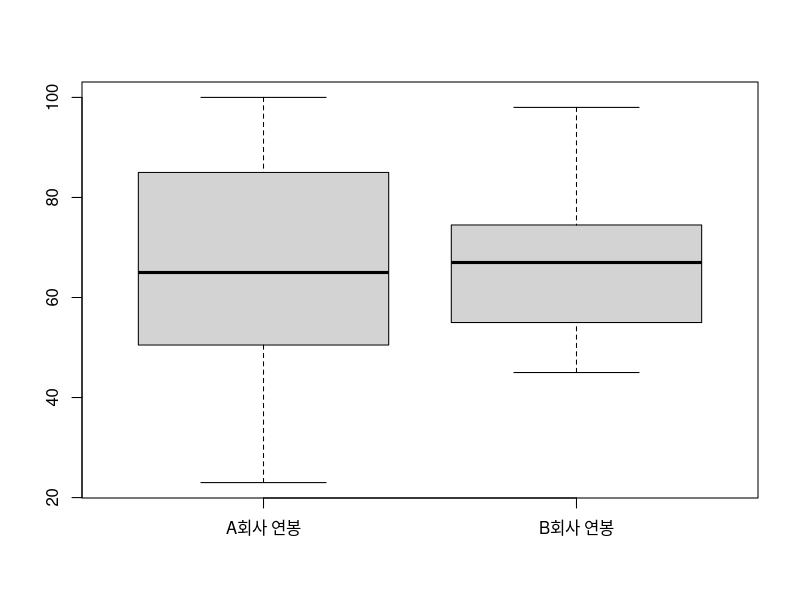
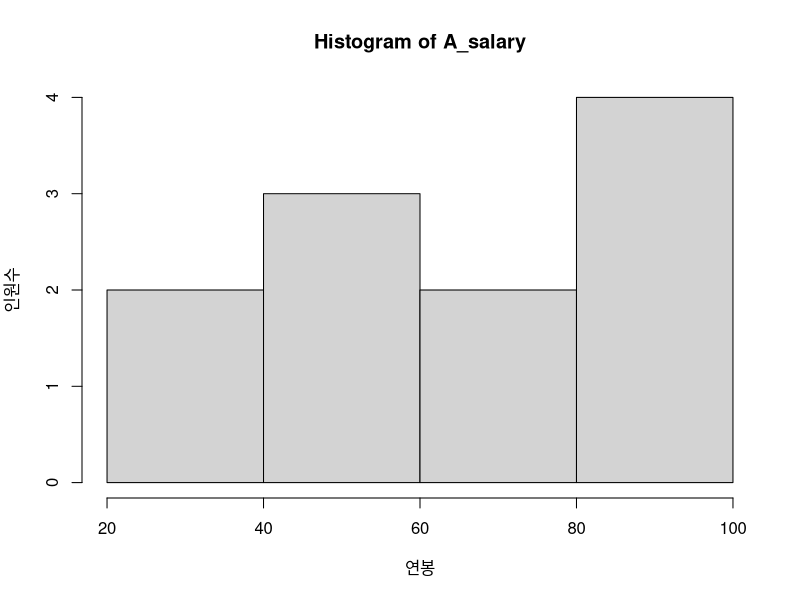
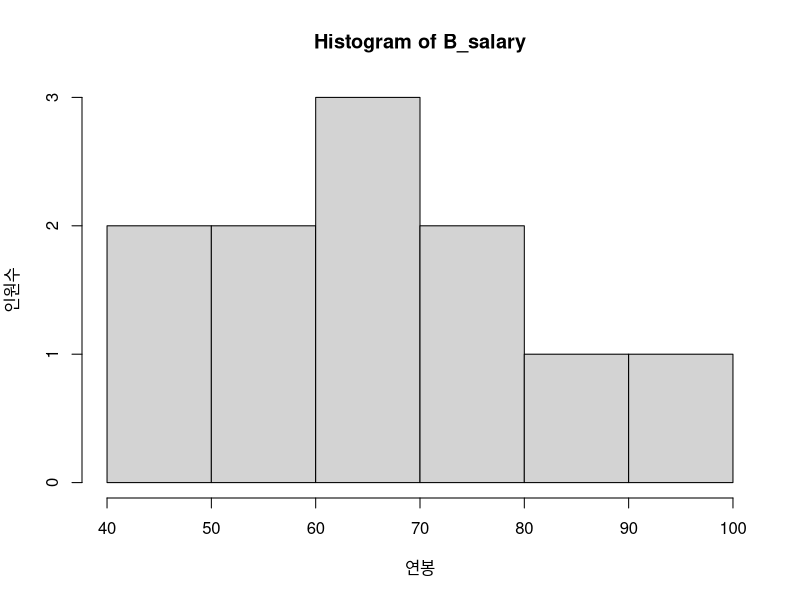
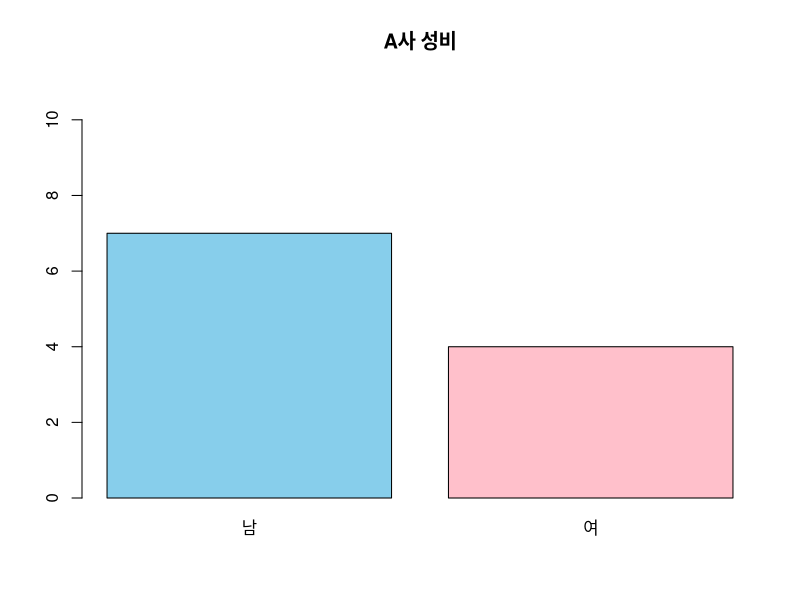
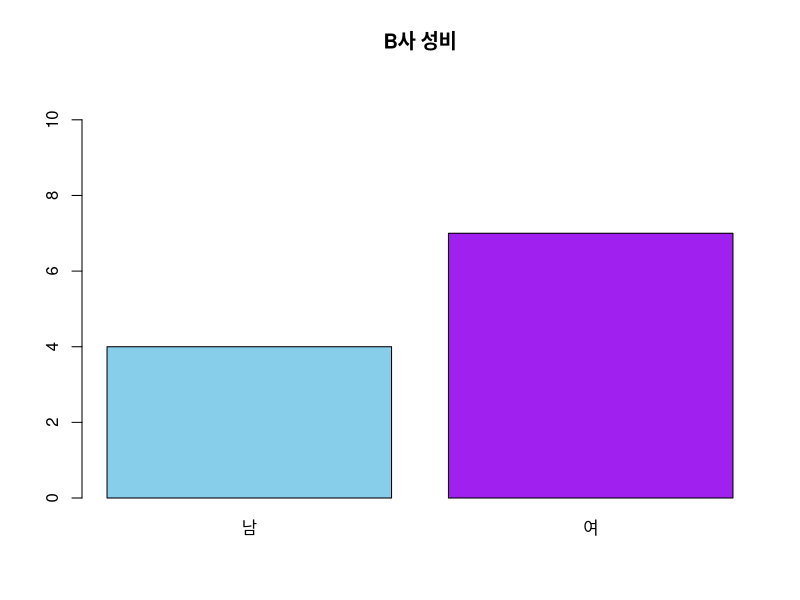
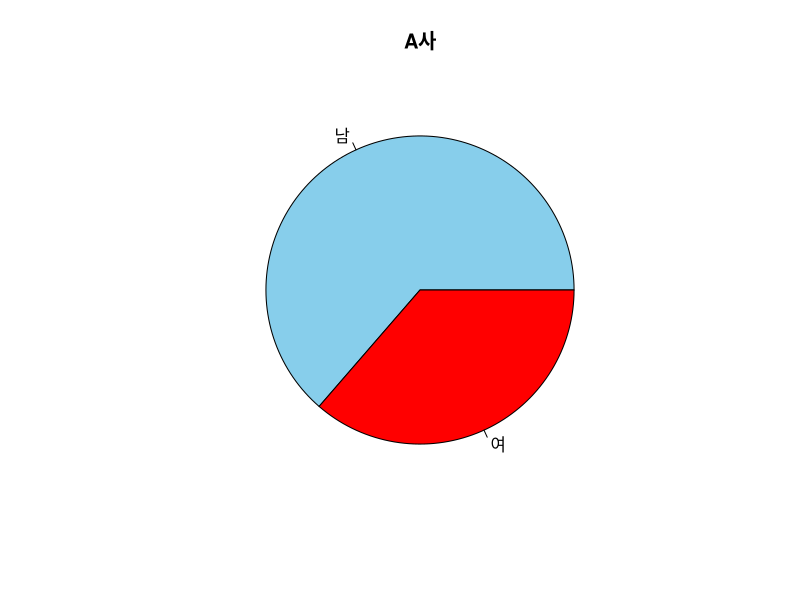
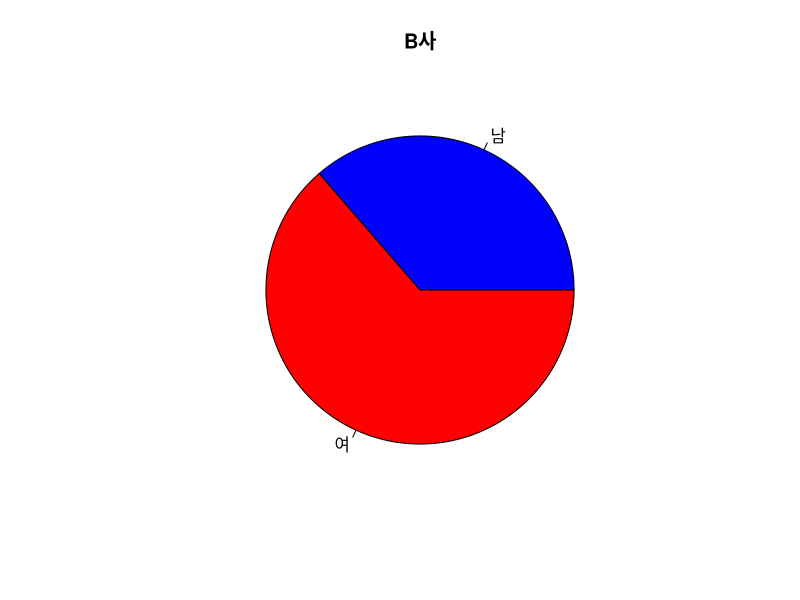
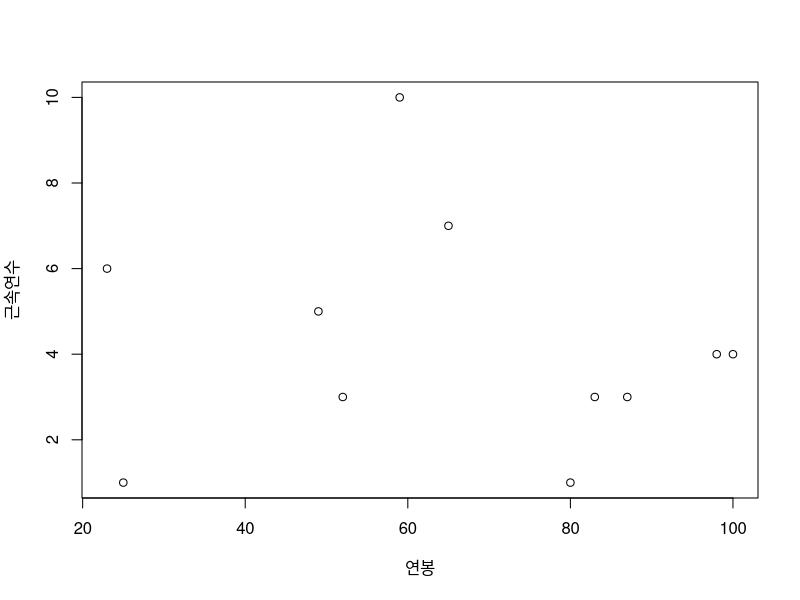

Here is the R script that generated these plots, in order:
A_salary <- c(25,80,49,23,52,87,98,65,100,59,83)
A_gender <-as.factor(c('남','남','남','남','남','남','여','여','여','여','남'))
A_hireyears <-c(1,1,5,6,3,3,4,7,4,10,3)
B_salary <- c(45,67,56,87,65,98,76,54,45,69,73)
B_gender <-as.factor(c('여','여','남','남','여','남','여','여','여','여','남'))
B_hireyears <-c(2,3,4,8,5,10,4,5,4,7,7)

mean(A_salary)
median(A_salary)
mean(B_salary)
median(B_salary)

mean(A_salary, na.rm=T)
mean(B_salary, na.rm=T)

range(A_salary)
range(B_salary)

var(A_salary)
var(B_salary)
sd(A_salary)
sd(B_salary)

mean(A_salary, trim=0.1)
mean(B_salary, trim=0.1)

quantile(A_salary)
quantile(A_salary,0.9)
quantile(B_salary)
quantile(B_salary,0.9)

boxplot(A_salary,B_salary,names=c("A회사 연봉","B회사 연봉"))

hist(A_salary, xlab="연봉", ylab="인원수",breaks=4)
hist(B_salary, xlab="연봉", ylab="인원수",breaks=4)

cut_value <- cut(A_salary, breaks=5)
freq <-table(cut_value)
freq


A <-data.frame(gender <-A_gender,
               salary <-A_salary)
B <-data.frame(gender <-B_gender,
               salary <-B_salary)
freqA <-table(A$gender)
freqA

freqB <-table(B$gender)
freqB

prop.table(freqA)
prop.table(freqB)

barplot(freqA, names=c("남","여"), col=c("skyblue","pink"), ylim=c(0,11))
title(main="A사 성비")

barplot(freqB, names=c("남","여"), col=c("skyblue","purple"), ylim=c(0,11))
title(main="B사 성비")

pie(freqA, col=c("skyblue","red"),main="A사")
pie(freqB, col=c("blue","red"), main="B사")

A <-data.frame(salary <-A_salary,
               hireyears <-A_hireyears)
plot(A$salary,A$hireyears, xlab="연봉", ylab="근속연수")

B <-data.frame(salary <-B_salary,
               hireyears <-B_hireyears)
plot(B$salary,B$hireyears, xlab="연봉", ylab="근속연수")

pairs(iris[, 1:4], main="iris data")
cor(iris[,1:4])

cor(A$hireyears,A$salary)
cor(B$hireyears,B$salary)

heatmap(cor(iris[,1:4]))
